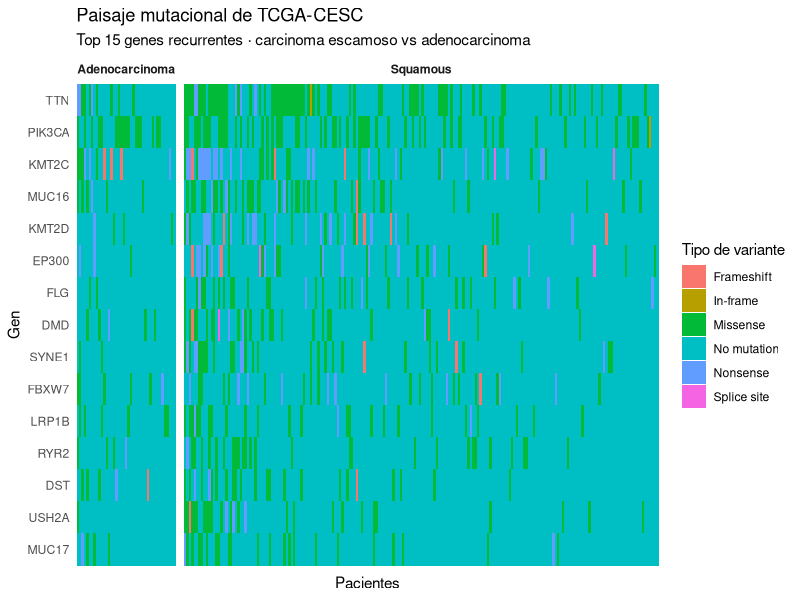

Here is the R script that generated this plot:
library(readr)
library(dplyr)
library(ggplot2)

df <- read_csv(
  "results/tcga/tcga_oncoplot_top15.csv",
  show_col_types = FALSE
)

dir.create(
  "results/tcga/figures",
  recursive = TRUE,
  showWarnings = FALSE
)

# Orden de genes por frecuencia
gene_order <- df %>%
  filter(variant_class != "No_mutation") %>%
  distinct(case_id, gene) %>%
  count(gene, sort = TRUE) %>%
  pull(gene)

# Ordenar pacientes por histología y número de genes mutados
sample_order <- df %>%
  filter(variant_class != "No_mutation") %>%
  distinct(case_id, histology_group, gene) %>%
  count(case_id, histology_group, name = "n_mutated_genes") %>%
  arrange(
    histology_group,
    desc(n_mutated_genes),
    case_id
  ) %>%
  pull(case_id)

df <- df %>%
  mutate(
    gene = factor(gene, levels = rev(gene_order)),
    case_id = factor(case_id, levels = sample_order),
    variant_class = recode(
      variant_class,
      "Frame_Shift_Del" = "Frameshift",
      "Frame_Shift_Ins" = "Frameshift",
      "Nonsense_Mutation" = "Nonsense",
      "Nonstop_Mutation" = "Nonsense",
      "Translation_Start_Site" = "Start/stop",
      "Splice_Site" = "Splice site",
      "In_Frame_Del" = "In-frame",
      "In_Frame_Ins" = "In-frame",
      "Missense_Mutation" = "Missense",
      "No_mutation" = "No mutation"
    )
  )

p <- ggplot(
  df,
  aes(
    x = case_id,
    y = gene,
    fill = variant_class
  )
) +
  geom_tile() +
  facet_grid(
    . ~ histology_group,
    scales = "free_x",
    space = "free_x"
  ) +
  labs(
    title = "Paisaje mutacional de TCGA-CESC",
    subtitle = "Top 15 genes recurrentes · carcinoma escamoso vs adenocarcinoma",
    x = "Pacientes",
    y = "Gen",
    fill = "Tipo de variante"
  ) +
  theme_minimal(base_size = 11) +
  theme(
    axis.text.x = element_blank(),
    axis.ticks.x = element_blank(),
    panel.grid = element_blank(),
    strip.text = element_text(face = "bold")
  )

ggsave(
  "results/tcga/figures/tcga_oncoplot_top15_histology.png",
  p,
  width = 15,
  height = 7,
  dpi = 300
)

cat("\nOncoplot creado:\n")
cat(
  "results/tcga/figures/tcga_oncoplot_top15_histology.png\n"
)
